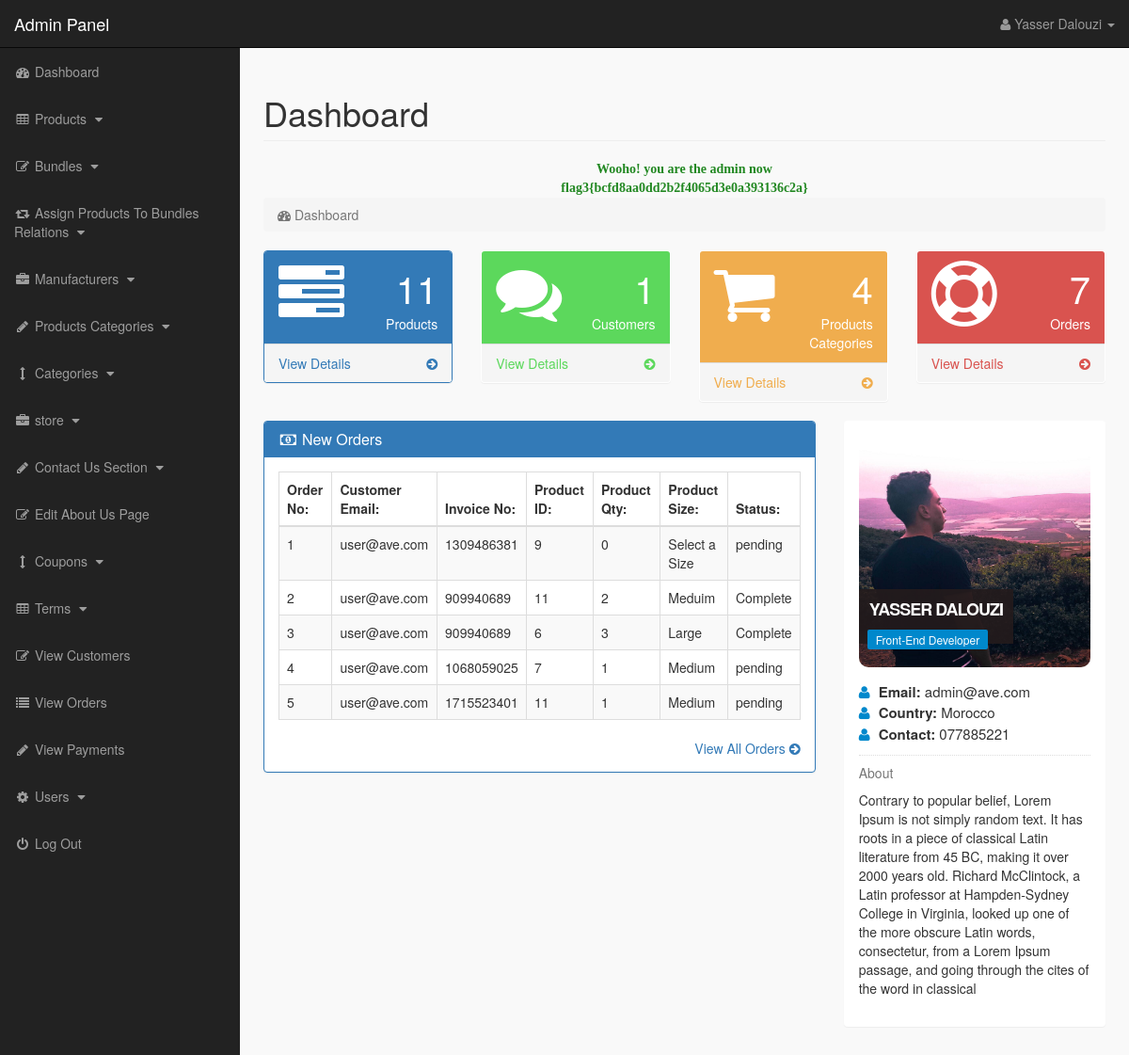
/admin_area/index.php?dashboard (signed in), run on an earlier commit of the app's database.
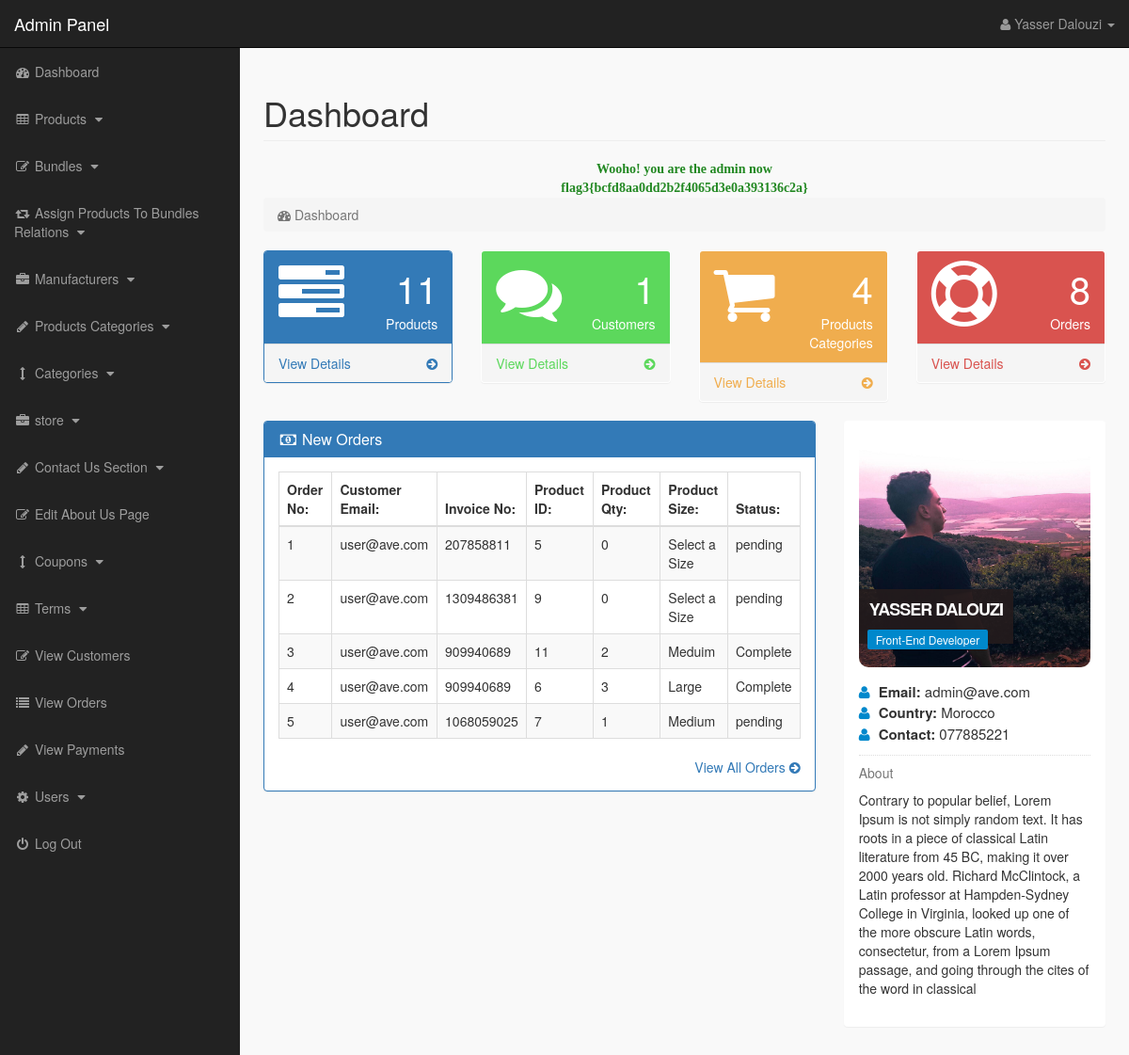
And on a later commit of the database.
### tables this page shows
CREATE TABLE `pending_orders` (
  `order_id` int(10) NOT NULL,
  `customer_id` int(10) NOT NULL,
  `invoice_no` int(10) NOT NULL,
  `product_id` text NOT NULL,
  `qty` int(10) NOT NULL,
  `size` text NOT NULL,
  `order_status` text NOT NULL
);

CREATE TABLE `customers` (
  `customer_id` int(10) NOT NULL,
  `customer_name` varchar(255) NOT NULL,
  `customer_email` varchar(255) NOT NULL,
  `customer_pass` varchar(255) NOT NULL,
  `customer_country` text NOT NULL,
  `customer_city` text NOT NULL,
  `customer_contact` varchar(255) NOT NULL,
  `customer_address` text NOT NULL,
  `customer_image` text NOT NULL,
  `customer_ip` varchar(255) NOT NULL,
  `customer_confirm_code` text NOT NULL
);

### admin_area/dashboard.php (the view, shortened to what this page needs)
<?php
if(!isset($_SESSION['admin_email'])){
echo "<script>window.open('login.php','_self')</script>";
}
else {
?>
<div class="row">
<div class="col-lg-12">
<h1 class="page-header">Dashboard</h1>
<?php
include('../cyber.php');
 generator(3,"Wooho! you are the admin now");
?>
<ol class="breadcrumb">
<li class="active">
<i class="fa fa-dashboard"></i> Dashboard
</li>
</ol>
</div>
</div>
<div class="row">
<div class="col-lg-3 col-md-6">
<div class="panel panel-primary">
<div class="panel-heading">
<div class="row">
<div class="col-xs-3">
<i class="fa fa-tasks fa-5x"> </i>
</div>
<div class="col-xs-9 text-right">
<div class="huge"> <?php echo $count_products; ?> </div>
<div>Products</div>
</div>
</div>
</div>
<a href="index.php?view_products">
<div class="panel-footer">
<span class="pull-left"> View Details </span>
<span class="pull-right"> <i class="fa fa-arrow-circle-right"></i> </span>
<div class="clearfix"></div>
</div>
</a>
</div>
</div>
<div class="col-lg-3 col-md-6">
<div class="panel panel-green">
<div class="panel-heading">
<div class="row">
<div class="col-xs-3">
<i class="fa fa-comments fa-5x"> </i>
</div>
<div class="col-xs-9 text-right">
<div class="huge"> <?php echo $count_customers; ?> </div>
<div>Customers</div>
</div>
</div>
</div>
<a href="index.php?view_customers">
<div class="panel-footer">
<span class="pull-left"> View Details </span>
<span class="pull-right"> <i class="fa fa-arrow-circle-right"></i> </span>
<div class="clearfix"></div>
</div>
</a>
</div>
</div>
<div class="col-lg-3 col-md-6">
<div class="panel panel-yellow">
<div class="panel-heading">
<div class="row">
<div class="col-xs-3">
<i class="fa fa-shopping-cart fa-5x"> </i>
</div>
<div class="col-xs-9 text-right">
<div class="huge"> <?php echo $count_p_categories; ?> </div>
<div>Products Categories</div>
</div>
</div>
</div>
<a href="index.php?view_p_cats">
<div class="panel-footer">
<span class="pull-left"> View Details </span>
<span class="pull-right"> <i class="fa fa-arrow-circle-right"></i> </span>
<div class="clearfix"></div>
</div>
</a>
</div>
</div>
<div class="col-lg-3 col-md-6">
<div class="panel panel-red">
<div class="panel-heading">
<div class="row">
<div class="col-xs-3">
<i class="fa fa-support fa-5x"> </i>
</div>
<div class="col-xs-9 text-right">
<div class="huge"> <?php echo $count_pending_orders; ?> </div>
<div>Orders</div>
</div>
</div>
</div>
<a href="index.php?view_orders">
<div class="panel-footer">
<span class="pull-left"> View Details </span>
<span class="pull-right"> <i class="fa fa-arrow-circle-right"></i> </span>
<div class="clearfix"></div>
</div>
</a>
</div>
</div>
</div>
<div class="row" >
<div class="col-lg-8" >
<div class="panel panel-primary" >
<div class="panel-heading" >
<h3 class="panel-title" >
<i class="fa fa-money fa-fw" ></i> New Orders
</h3>
</div>
<div class="panel-body" >
<div class="table-responsive" >
<table class="table table-bordered table-hover table-striped" >
<thead>
<tr>
<th>Order No:</th>
<th>Customer Email:</th>
<th>Invoice No:</th>
<th>Product ID:</th>
<th>Product Qty:</th>
<th>Product Size:</th>
<th>Status:</th>
</tr>
</thead>
<tbody>
<?php
$i = 0;
$get_order = "select * from pending_orders order by 1 DESC LIMIT 0,5";
$run_order = mysqli_query($con,$get_order);
while($row_order=mysqli_fetch_array($run_order)){
$c_id = $row_order['customer_id'];
$invoice_no = $row_order['invoice_no'];
$product_id = $row_order['product_id'];
$qty = $row_order['qty'];
$size = $row_order['size'];
$order_status = $row_order['order_status'];
$i++;
?>
<tr>
<td><?php echo $i; ?></td>
<td>
<?php
$get_customer = "select * from customers where customer_id='$c_id'";
$run_customer = mysqli_query($con,$get_customer);
$row_customer = mysqli_fetch_array($run_customer);
$customer_email = $row_customer['customer_email'];
echo $customer_email;
?>
</td>
<td><?php echo $invoice_no; ?></td>
<td><?php echo $product_id; ?></td>
<td><?php echo $qty; ?></td>
<td><?php echo $size; ?></td>
<td>
<?php
if($order_status=='pending'){
echo $order_status='pending';
}
else {
echo $order_status='Complete';
}
?>
</td>
</tr>
<?php } ?>
</tbody>
</table>
</div>
<div class="text-right" >
<a href="index.php?view_orders" >
View All Orders <i class="fa fa-arrow-circle-right" ></i>
</a>
</div>
</div>
</div>
</div>
<div class="col-md-4">
<div class="panel">
<div class="panel-body">
<div class="thumb-info mb-md">
<img src="admin_images/<?php echo $admin_image; ?>" class="rounded img-responsive">
<div class="thumb-info-title">
<span class="thumb-info-inner"> <?php echo $admin_name; ?> </span>
<span class="thumb-info-type"> <?php echo $admin_job; ?> </span>
</div>
</div>
<div class="mb-md">
<div class="widget-content-expanded">
<i class="fa fa-user"></i> <span>Email: </span> <?php echo $admin_email; ?>  <br>
<i class="fa fa-user"></i> <span>Country: </span> <?php echo $admin_country; ?>   <br>
<i class="fa fa-user"></i> <span>Contact: </span> <?php echo $admin_contact; ?>   <br>
</div>
<hr class="dotted short">
<h5 class="text-muted">About</h5>
<p>
<?php echo $admin_about; ?>
</p>
</div>
</div>
</div>
</div>
</div>
<?php } ?>

### admin_area/index.php (shortened to what this page needs)
<?php
include("includes/db.php");
if(!isset($_SESSION['admin_email'])){
echo "<script>window.open('login.php','_self')</script>";
}
else {
?>
<?php
$admin_session = $_SESSION['admin_email'];
$get_admin = "select * from admins  where admin_email='$admin_session'";
$run_admin = mysqli_query($con,$get_admin);
$row_admin = mysqli_fetch_array($run_admin);
$admin_name = $row_admin['admin_name'];
$admin_email = $row_admin['admin_email'];
$admin_image = $row_admin['admin_image'];
$admin_country = $row_admin['admin_country'];
$admin_job = $row_admin['admin_job'];
$admin_contact = $row_admin['admin_contact'];
$admin_about = $row_admin['admin_about'];
$get_products = "select * from products";
$run_products = mysqli_query($con,$get_products);
$count_products = mysqli_num_rows($run_products);
$get_customers = "select * from customers";
$run_customers = mysqli_query($con,$get_customers);
$count_customers = mysqli_num_rows($run_customers);
$get_p_categories = "select * from product_categories";
$run_p_categories = mysqli_query($con,$get_p_categories);
$count_p_categories = mysqli_num_rows($run_p_categories);
$get_pending_orders = "select * from pending_orders";
$run_pending_orders = mysqli_query($con,$get_pending_orders);
$count_pending_orders = mysqli_num_rows($run_pending_orders);
?>
<!DOCTYPE html>
<html>
<head>
<link href="css/bootstrap.min.css" rel="stylesheet">
<link href="css/style.css" rel="stylesheet">
<link href="font-awesome/css/font-awesome.min.css" rel="stylesheet" >
</head>
<body>
<div id="wrapper">
<?php include("includes/sidebar.php");  ?>
<div id="page-wrapper">
<div class="container-fluid">
<?php
if(isset($_GET['dashboard'])){
include("dashboard.php");
}
?>
</div>
</div>
</div>
</body>
</html>
<?php } ?>

### admin_area/includes/sidebar.php (shortened to what this page needs)
<?php
if(!isset($_SESSION['admin_email'])){
echo "<script>window.open('login.php','_self')</script>";
}
else {
?>
<nav class="navbar navbar-inverse navbar-fixed-top" >
<div class="navbar-header" >
<a class="navbar-brand" href="index.php?dashboard" >Admin Panel</a>
</div>
<ul class="nav navbar-right top-nav" >
<li class="dropdown" >
<a href="#" class="dropdown-toggle" data-toggle="dropdown" >
<i class="fa fa-user" ></i>
<?php echo $admin_name; ?> <b class="caret" ></b>
</a>
</li>
</ul>
<div class="collapse navbar-collapse navbar-ex1-collapse">
<ul class="nav navbar-nav side-nav">
<li>
<a href="index.php?dashboard">
<i class="fa fa-fw fa-dashboard"></i> Dashboard
</a>
</li>
<li>
<a href="#" data-toggle="collapse" data-target="#products">
<i class="fa fa-fw fa-table"></i> Products
<i class="fa fa-fw fa-caret-down"></i>
</a>
</li>
<li>
<a href="#" data-toggle="collapse" data-target="#bundles">
<i class="fa fa-fw fa-edit"></i> Bundles
<i class="fa fa-fw fa-caret-down"></i>
</a>
</li>
<li>
<a href="#" data-toggle="collapse" data-target="#relations">
<i class="fa fa-fw fa-retweet"></i> Assign Products To Bundles Relations
<i class="fa fa-fw fa-caret-down"></i>
</a>
</li>
<li>
<a href="#" data-toggle="collapse" data-target="#manufacturers">
<i class="fa fa-fw fa-briefcase"></i> Manufacturers
<i class="fa fa-fw fa-caret-down"></i>
</a>
</li>
<li>
<a href="#" data-toggle="collapse" data-target="#p_cat">
<i class="fa fa-fw fa-pencil"></i> Products Categories
<i class="fa fa-fw fa-caret-down"></i>
</a>
</li>
<li>
<a href="#" data-toggle="collapse" data-target="#cat">
<i class="fa fa-fw fa-arrows-v"></i> Categories
<i class="fa fa-fw fa-caret-down"></i>
</a>
</li>
<li>
<a href="#" data-toggle="collapse" data-target="#store">
<i class="fa fa-fw fa-briefcase"></i> store
<i class="fa fa-fw fa-caret-down"></i>
</a>
</li>
<li>
<a href="#" data-toggle="collapse" data-target="#contact_us">
<i class="fa fa-fw fa-pencil"> </i> Contact Us Section
<i class="fa fa-fw fa-caret-down"></i>
</a>
</li>
<li>
<a href="index.php?edit_about_us">
<i class="fa fa-fw fa-edit"></i> Edit About Us Page
</a>
</li>
<li>
<a href="#" data-toggle="collapse" data-target="#coupons">
<i class="fa fa-fw fa-arrows-v"></i> Coupons
<i class="fa fa-fw fa-caret-down"></i>
</a>
</li>
<li>
<a href="#" data-toggle="collapse" data-target="#terms" >
<i class="fa fa-fw fa-table"></i> Terms
<i class="fa fa-fw fa-caret-down"></i>
</a>
</li>
<li>
<a href="index.php?view_customers">
<i class="fa fa-fw fa-edit"></i> View Customers
</a>
</li>
<li>
<a href="index.php?view_orders">
<i class="fa fa-fw fa-list"></i> View Orders
</a>
</li>
<li>
<a href="index.php?view_payments">
<i class="fa fa-fw fa-pencil"></i> View Payments
</a>
</li>
<li>
<a href="#" data-toggle="collapse" data-target="#users">
<i class="fa fa-fw fa-gear"></i> Users
<i class="fa fa-fw fa-caret-down"></i>
</a>
</li>
<li>
<a href="logout.php">
<i class="fa fa-fw fa-power-off"></i> Log Out
</a>
</li>
</ul>
</div>
</nav>
<?php } ?>

### cyber.php (shortened to what this page needs)
<?php
function generator($index,$message){
$token = $_SESSION['token'];
echo "
<center style=\"color:#282;font-weight:700;font-family:'Poppins'\">"
.$message."<br>flag$index{".md5("challenge".$index.$token).'}</center>';
}

### admin_area/css/style.css (style rules this page uses)
body { margin-top:100px; }
@media (min-width: 768px) { body { margin-top:50px; } }
#wrapper { padding-left:0; }
#page-wrapper { width:100%; padding:0; background-color:#F9F9F9; }
@media (min-width: 768px) { #wrapper { padding-left:255px; } }
@media (min-width: 768px) { #page-wrapper { padding:10px; } }
.top-nav { padding:0 15px; }
.top-nav>li { display:inline-block; float:left; }
.top-nav>li>a { padding-top:15px; padding-bottom:15px; line-height:20px; color:#999; }
@media (min-width: 768px) { .side-nav { position:fixed; top:51px; width:255px; border-radius:0; overflow-y:auto; background-color: #222; bottom:0; overflow-x:hidden; padding-bottom:40px; } }
@media (min-width: 768px) { .side-nav>li>a { width:255px; } }
.huge { font-size:40px; line-height:normal; }
.panel-green > .panel-heading { color:#fff; background-color:#5cd85c; }
.panel-green > a { color:#5cd85c; }
.panel-red > .panel-heading { color:#fff; background-color:#d9534f; }
.panel-red > a { color:#d9534f; }
.panel-yellow > .panel-heading { color:#fff; background-color:#f0ad4e; }
.panel-yellow > a { color:#f0ad4e; }
.panel-body { border-radius:5px; }
.thumb-info { position: relative; }
.mb-md { margin-bottom: 15px !important; }
.rounded { border-radius:10px; }
hr { border:0; height: 1px; margin: 22px 0 22px 0; }
hr.dotted { height:0; border-bottom: 1px dotted #ddd; margin: 11px 0 11px 0; }
.thumb-info .thumb-info-title { background: rgba(36, 27, 28, 0.9); bottom:10%; color:#fff; font-size:18px; font-weight: 700; left: 0; letter-spacing: -1px; padding: 9px 11px 9px; position: absolute; text-transform: uppercase; z-index: 1; }
.thumb-info .thumb-info-inner { display:block; }
.thumb-info .thumb-info-type { background-color: #0088cc; border-radius: 2px; display: inline-block; float:left; font-size:12px; font-weight:400; letter-spacing:0; margin: 8px -2px -15px -2px; padding: 2px 9px; text-transform:none; }
.widget-content-expanded { font-size:15px; }
.widget-content-expanded span { font-weight:bold; }
.widget-content-expanded i { color:#0088cc; margin-right:5px; }

What changed in the data, as far as the page shows it:
no longer on this page (row unchanged): pending_orders: customer.customer_email "user@ave.com", invoice_no "1715523401", product "11", qty "1", size "Medium"
added pending_orders: customer.customer_email "user@ave.com", invoice_no "207858811", product "5", qty "0", size "Select a Size"
Also different on the page:
$count_pending_orders: "7" → "8"
